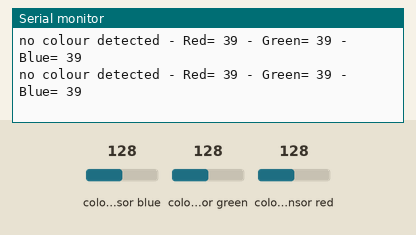
This sketch was run on a simulated Arduino Uno, built with avr-gcc and run on an emulated ATmega328P. Shown: the last lines printed to the serial monitor. Wiring (inferred from the names in the program): TCS3200 colour sensor: output pin 8; S2 pin 6; S3 pin 4; S0 pin 7; S1 pin 5. Inputs (shaded band) come from the test bench; at power-on: colour sensor blue 128, colour sensor green 128, colour sensor red 128.

Above: at 1.2 s.
1.3 s: colour sensor blue set to 191
At 1.42 s:
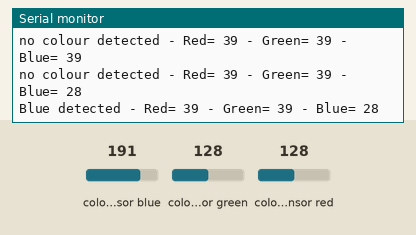
3.3 s: colour sensor green set to 5
At 3.33 s:
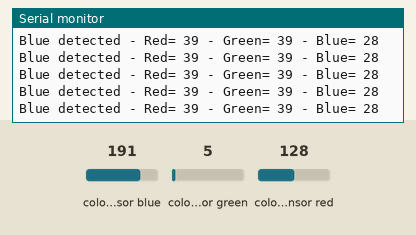
6.3 s: colour sensor red set to 5
At 6.33 s:
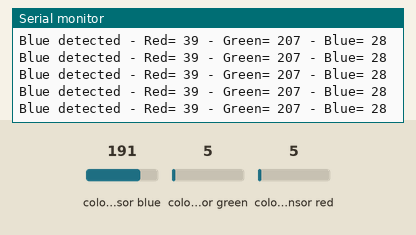
9.3 s: colour sensor blue set to 5
At 9.5 s:
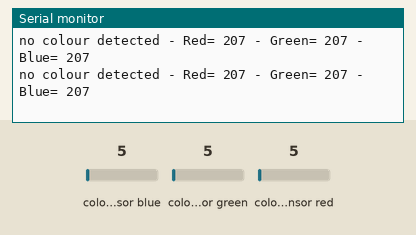
12.3 s: colour sensor green set to 64
At 12.41 s:
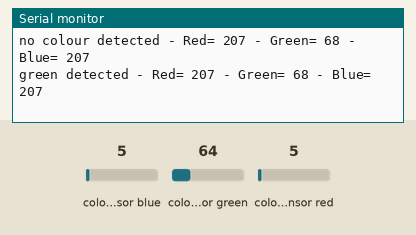
14.3 s: colour sensor red set to 64
At 14.33 s:
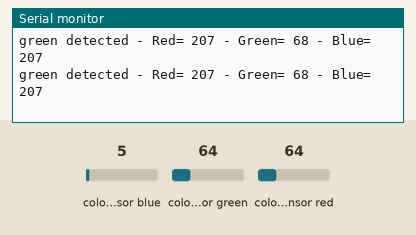
Timing chart, 0 to 17.3 s (numbered marks = the images above; inputs shaded):
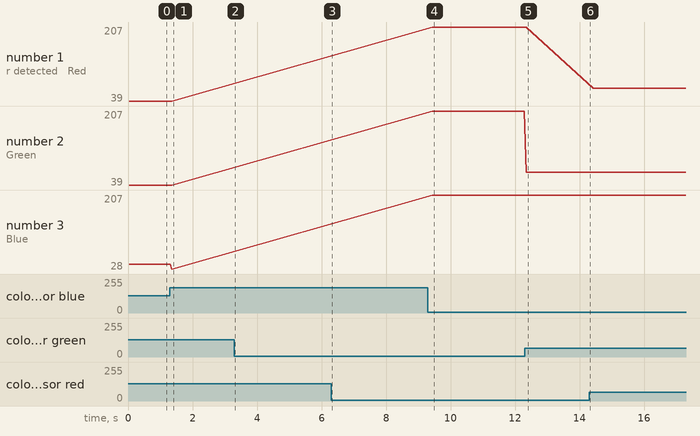

Measured:
- after the input at 1.3 s, the serial monitor: prints a new line after 0.06 s (image 1)
- after the input at 9.3 s, the serial monitor: prints a new line after 0.08 s (image 4)
- after the input at 12.3 s, the serial monitor: prints a new line after 0.05 s (image 5)
- plotted number 2: 207 → 68 after the input at 12.3 s
- plotted number 3: 39 → 28 after the input at 1.3 s

The sketch:

colourDetection.ino
```cpp
// TCS230 Color Sensor with Arduino
// Light flashes once for red, twice for blue

#include <Arduino.h>

// Pin Definitions
int S0 = 7;
int S1 = 5;
int S2 = 6;
int S3 = 4;
int sensorOut = 8;

void setup() {
  pinMode(S0, OUTPUT);
  pinMode(S1, OUTPUT);
  pinMode(S2, OUTPUT);
  pinMode(S3, OUTPUT);


  // Set frequency scaling to 20%
  digitalWrite(S0, HIGH);
  digitalWrite(S1, LOW);

  pinMode(sensorOut,INPUT);

  Serial.begin(9600);
}

void loop() {
  int red=getRed();
  int blue=getBlue();
  int green=getGreen();

  Serial.print(" - Red= ");
	Serial.print(red);
	Serial.print(" - Green= ");
	Serial.print(green);
	Serial.print(" - Blue= ");
	Serial.println(blue);

  if (red <500 && blue <500 && green <500){
    if (red<blue && red<green){
      Serial.print("Red detected");
    }
    else if (blue<red && blue<green){
      Serial.print("Blue detected");
    }
    else if (green<red && green<blue){
      Serial.print("green detected");
    }
    else{
    Serial.print("no colour detected");
    }
  }
  else{
    Serial.print("no colour detected");
  }

}

//red
int getRed(){
  digitalWrite(S2,LOW);
	digitalWrite(S3,LOW);
	// Define integer to represent Pulse Width
	int PW;
	// Read the output Pulse Width
	PW = pulseIn(sensorOut, LOW);
	// Return the value
	return PW;
}

int getBlue(){
	digitalWrite(S2,LOW);
	digitalWrite(S3,HIGH);
	// Define integer to represent Pulse Width
	int PW;
	// Read the output Pulse Width
	PW = pulseIn(sensorOut, LOW);
	// Return the value
	return PW;
}

int getGreen(){
	digitalWrite(S2,HIGH);
	digitalWrite(S3,HIGH);
	// Define integer to represent Pulse Width
	int PW;
	// Read the output Pulse Width
	PW = pulseIn(sensorOut, LOW);
	// Return the value
	return PW;
}
```
